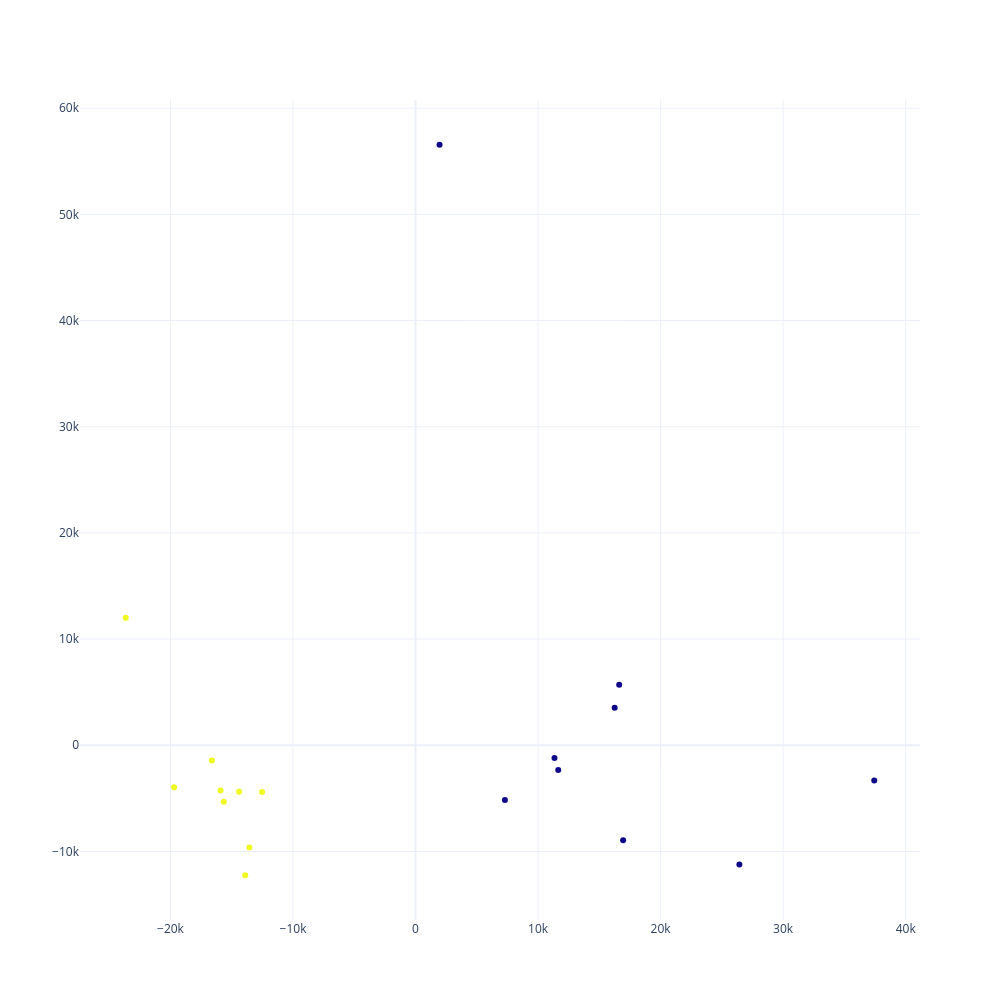

Source (notebook cell):
### Code cell
cluster_outliers(final_tpm, meta, 'Cell_state')

### Figure 1 — Plotly figure (JSON) as saved in the notebook; plotly's stock layout.template omitted (floating-point values rounded to 4 significant figures)
{"data": [{"marker": {"color": [3, 3, 3, 2, 2, 2, 3, 3, 3, 2, 2, 2, 3, 3, 3, 2, 2, 2]}, "mode": "markers", "text": ["B1-1", "B1-2", "B1-3", "B2-1", "B2-2", "B2-3", "C1-1", "C1-2", "C1-3", "C2-1", "C2-2", "C2-3", "H1-1", "H1-2", "H1-3", "H2-1", "H2-2", "H2-3"], "type": "scatter", "x": [-23650.0, -16620.0, -13900.0, 11340.0, 11650.0, 16940.0, -13560.0, -14400.0, -12520.0, 1959.0, 37440.0, 26430.0, -19710.0, -15650.0, -15910.0, 16620.0, 7293.0, 16250.0], "y": [12020.0, -1441.0, -12240.0, -1196.0, -2324.0, -8938.0, -9635.0, -4374.0, -4401.0, 56550.0, -3316.0, -11230.0, -3957.0, -5325.0, -4269.0, 5697.0, -5156.0, 3532.0]}], "layout": {"autosize": false, "height": 1000, "width": 1000}}
